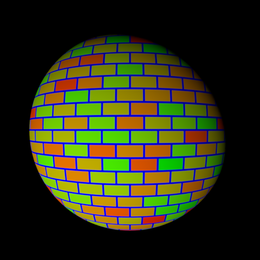
%> input picture assign_1/photometric/SphereColor/Sphere_-0.5_-0.5.png, 260 x 260 px, shrunk from 512 x 512 before the run; its folder holds only this picture in this run
$ octave test_sphere_color.m   (GNU Octave 9; MATLAB toolbox functions it lacks are replaced by stand-ins)
%> lines starting %> are read from the running program, lines starting %| are printed output that depends on the picture; in (x1, y1, x2, y2) boxes, pixels count from 0 and x2, y2 are one past the last pixel; in counts of white or black regions, pixels touching at a corner belong together; the program's own positions count from 1
### assign_1/photometric/load_syn_images.m
function [ image_stack, scriptV ] = load_syn_images( image_dir, channel )
%> called with image_dir = './photometrics_images/SphereColor/', channel = 1
%LOAD_SYN_IMAGES read from directory image_dir all files with extension png
%   image_dir: path to the image directory
%   nchannel: the image channel to be loaded, default = 1
%
%   image_stack: all images stacked along the 3rd channel
%   scriptV: light directions

files = dir(fullfile(image_dir, '*.png'));
nfiles = length(files);

if nargin == 1
    channel = 1;
end

image_stack = 0;
V = 0;
Z = 0.5;

for i = 1:nfiles

    % read input image
    im = imread(fullfile(image_dir, files(i).name));
%> im is the input picture: size 260x260x3 uint8; mean R, G, B 45.1, 47.1, 22.2
    im = im(:, :, channel);
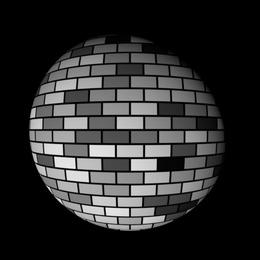
%> im: size 260x260 uint8; min 0, max 255, mean 45.1

    % stack at third dimension
    if image_stack == 0
        [h, w] = size(im);
%> h = 260; w = 260
        fprintf('Image size (HxW): %dx%d\n', h, w);
%| Image size (HxW): 260x260
        image_stack = zeros(h, w, nfiles, 'uint8');
        V = zeros(nfiles, 3, 'double');
    end

    image_stack(:, :, i) = im;

    % read light direction from image name
    name = files(i).name(8:end);
    m = strfind(name,'_')-1;
    X = str2double(name(1:m));
    n = strfind(name,'.png')-1;
    Y = str2double(name(m+2:n));
    V(i, :) = [-X, Y, Z];
end

% normalization
min_val = double(min(image_stack(:)));
%> min_val = 0
max_val = double(max(image_stack(:)));
%> max_val = 255
image_stack = (double(image_stack) - min_val) / (max_val - min_val);

normV = sqrt(sum(V.^2, 2));
scriptV = bsxfun(@rdivide, V, normV);

end

### assign_1/photometric/estimate_alb_nrm.m
function [ albedo, normal ] = estimate_alb_nrm( image_stack, scriptV, shadow_trick)
%COMPUTE_SURFACE_GRADIENT compute the gradient of the surface
%   image_stack : the images of the desired surface stacked up on the 3rd
%   dimension
%   scriptV : matrix V (in the algorithm) of source and camera information
%   shadow_trick: (true/false) whether or not to use shadow trick in solving
%   	linear equations
%   albedo : the surface albedo
%   normal : the surface normal


[h, w, n] = size(image_stack);
if nargin == 2
    shadow_trick = true;
end

% create arrays for
%   albedo (1 channel)
%   normal (3 channels)
albedo = zeros(h, w, 1);
normal = zeros(h, w, 3);


% =========================================================================
% YOUR CODE GOES HERE
ind_x = 1:w;
ind_y = 1:h;
ind_z = 1:n;

% for each point in the image array
for x = ind_x
    for y = ind_y
        %   stack image values into a vector i
        i = squeeze(double(image_stack(y,x,:)));
        %   construct the diagonal matrix scriptI
        scriptI = diag(i);
        %   solve scriptI * scriptV * g = scriptI * i to obtain g for this point
        if shadow_trick == 1
            %[g,R] = linsolve(mtimes(scriptI,scriptV),mtimes(scriptI,i));
            [g,R] = linsolve(scriptI*scriptV,scriptI*i);
        else
            [g,R] = linsolve(scriptV,i);
        end
        %   albedo at this point is |g|
        albedo(y,x) = norm(g);
        %   normal at this point is g / |g|
        normal(y,x,:) = g/norm(g);
    end
end

% =========================================================================

end

### assign_1/photometric/check_integrability.m
function [ p, q, SE ] = check_integrability( normals )
%CHECK_INTEGRABILITY check the surface gradient is acceptable
%   normals: normal image
%   p : df / dx
%   q : df / dy
%   SE : Squared Errors of the 2 second derivatives

% initalization
[h, w, n] = size(normals);
p = zeros(h, w, 1);
q =  zeros(h, w, 1);
SE =  zeros(h, w, 1);

% ========================================================================
% YOUR CODE GOES HERE
[h, w, n] = size(normals);
ind_x = 1:w;
ind_y = 1:h;
ind_z = 1:n;

% Compute p and q, where
for x = ind_x
    for y = ind_y
% p measures value of df / dx
        p(y,x) = normals(y,x,1)/normals(y,x,3);
% q measures value of df / dy
        q(y,x) = normals(y,x,2)/normals(y,x,3);
    end
end
% ========================================================================

p(isnan(p)) = 0;
q(isnan(q)) = 0;

% ========================================================================
% YOUR CODE GOES HERE

for y = ind_y
    if y == 1
        p_up = p(y+1,x);
        p_down = 0;
        q_up = q(y+1,x);
        q_down = 0;
    elseif y == ind_y(end)
        p_up = 0;
        p_down = p(y-1,x);
        q_up = 0;
        q_down = q(y-1,x);
    else
        p_up = p(y+1,x);
        p_down = p(y-1,x);
        q_up = q(y+1,x);
        q_down = q(y-1,x);
    end
    for x = ind_x
        % approximate second derivate by neighbor difference
        if x == 1
            p_left = 0;
            p_right = p(y,x+1);
            q_left = 0;
            q_right = q(y,x+1);
        elseif x == ind_x(end)
            p_left =  p(y,x-1);
            p_right = 0;
            q_left =  q(y,x-1);
            q_right = 0;
        else
            p_left = p(y,x-1);
            p_right = p(y,x+1);
            q_left = q(y,x-1);
            q_right = q(y,x+1);
        end
        % and compute the Squared Errors SE of the 2 second derivatives SE
        %disp([x,y,z])
        SE(y,x) = (((p_right - p_left + p_up - p_down)) + ((q_right - q_left + q_up - q_down)))^2; %maybe divide them by 2?
    end
end


% ========================================================================


end

### assign_1/photometric/construct_surface.m
function [ height_map ] = construct_surface( p, q, path_type )
%CONSTRUCT_SURFACE construct the surface function represented as height_map
%   p : measures value of df / dx
%   q : measures value of df / dy
%   path_type: type of path to construct height_map, either 'column',
%   'row', or 'average'
%   height_map: the reconstructed surface


if nargin == 2
    path_type = 'column';
end

[h, w] = size(p);
height_map = zeros(h, w);

switch path_type
    case 'column'
        % =================================================================
        % YOUR CODE GOES HERE
        % top left corner of height_map is zero
        % for each pixel in the left column of height_map
        %   height_value = previous_height_value + corresponding_q_value

        % for each row
        %   for each element of the row except for leftmost
        %       height_value = previous_height_value + corresponding_p_value

        first_col_height = 0; % should this be 0 or 1
        for y = 2:h
            first_col_height = first_col_height + q(y, 1);
            height_map(y, 1) = first_col_height;

            row_height = first_col_height;
            for x = 2:w
                row_height = row_height + p(y, x);
                height_map(y, x) = row_height;
            end
        end

        % =================================================================


    case 'row'

        % =================================================================
        % YOUR CODE GOES HERE
        first_row_height = 0;  % should this be 0 or 1
        for x = 2:w
            first_row_height = first_row_height + p(1, x);
            height_map(1, x) = first_row_height;

            col_height = first_row_height;
            for y = 2:h
                col_height = col_height + q(y, x);
                height_map(y, x) = col_height;
            end
        end

        % =================================================================

    case 'average'

        % =================================================================
        % YOUR CODE GOES HERE

        col_first = construct_surface(p, q, 'column');
        row_first = construct_surface(p, q, 'row');
        height_map = (col_first + row_first) / 2;
        % =================================================================
end

end

### assign_1/photometric/test_sphere_color.m
close all
clear all
clc
% obtain many images in a fixed view under different illumination
disp('Loading images...')
image_dir = './photometrics_images/SphereColor/';   % TODO: get the path of the script
%image_ext = '*.png';
% compute the surface gradient from the stack of imgs and light source mat
disp('Computing surface albedo and normal map...')
normals = 0;
for c = 1:3
    [image_stack, scriptV] = load_syn_images(image_dir, c);
%> scriptV = [0.577 -0.577 0.577]
    [albedo(:,:,c), normal] = estimate_alb_nrm(image_stack, scriptV);
%> after the loop in estimate_alb_nrm, `for x = ind_x`: normal: size 260x260x3 double; 57.06% of the values are NaN or infinite; the others: min -0.577, max 0.577, mean 0.192
%> after the loop in estimate_alb_nrm, `for x = ind_x`: R = 0; g = [0; 0; 0]
    normals = normals + normal;
    [h,w,n] = size(image_stack);
%> h = 260; w = 260; n = 1
    fprintf('Finish loading %d images.\n\n', n);
%| Finish loading 1 images.
end
normals = normals/3;

%% integrability check: is (dp / dy  -  dq / dx) ^ 2 small everywhere?
disp('Integrability checking')
[p, q, SE] = check_integrability(normals);
%> after the loop in check_integrability, `for x = ind_x`:
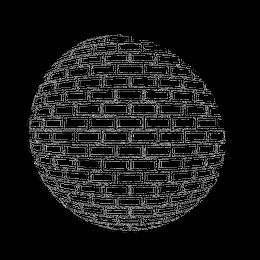
%> p: size 260x260 double; 76.87% of the values are NaN or infinite; the others: min 1, max 1, mean 1; drawn with min black, max white, NaN and infinite black
%> after the loop in check_integrability, `for x = ind_x`: q: size 260x260 double; 76.87% of the values are NaN or infinite; the others: min -1, max -1, mean -1
%> in check_integrability, `p(isnan(p)) = 0;`:
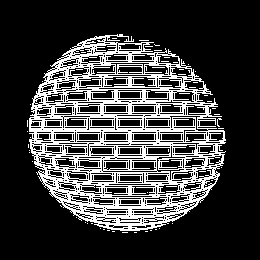
%> p: size 260x260 double; min 0, max 1, mean 0.231
%> in check_integrability, `q(isnan(q)) = 0;`:
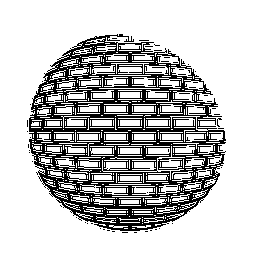
%> q: size 260x260 double; values -1 (black) and 0 (white), 76.9% white; black in thin lines or dots, all inside (x1, y1, x2, y2) = (27, 34, 226, 233)
%> after the loop in check_integrability, `for y = ind_y`:
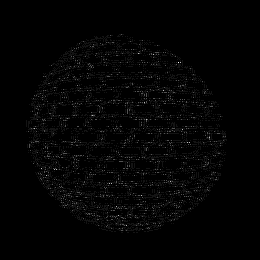
%> SE: size 260x260 double; min 0, max 6.04e-31, mean 9.08e-33; drawn with min black and max white
%> after the loop in check_integrability, `for y = ind_y`: p_left = 0

threshold = 0.05;
SE(SE <= threshold) = NaN; % for good visualization
%> SE: size 260x260 double; every value is NaN or infinite
fprintf('Number of outliers: %d\n\n', sum(sum(SE > threshold)));
%| Number of outliers: 0

%% compute the surface height
height_map = construct_surface( p, q, 'column');
%> after the loop in construct_surface, `for y = 2:h`:
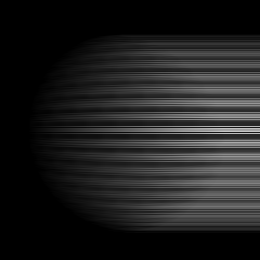
%> height_map: size 260x260 double; min 0, max 196, mean 31.8

%% Display
%> (the run ends here)
